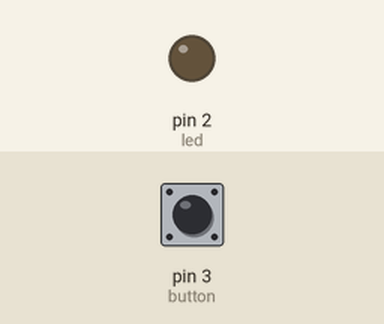
Recording of a sketch running on a simulated Arduino Uno, built with avr-gcc and run on an emulated ATmega328P. Shown: output pins drawn as LEDs (lit = HIGH). Inputs (shaded band) come from the test bench; at power-on: pin 3 (button) HIGH.

Above: at 1.2 s.
1.3 s: pin 3 (button) pulled LOW for 0.15 s
At 1.37 s:
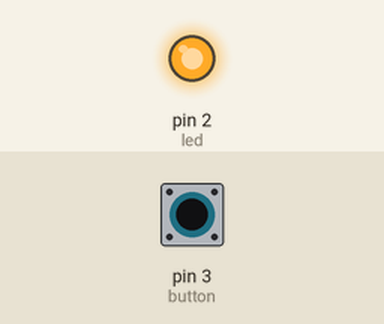
2.9 s: pin 3 (button) pulled LOW for 3.2 s
At 7.0 s:
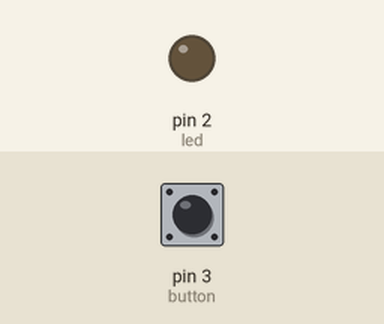
Timing chart, 0 to 8.5 s (numbered marks = the images above; inputs shaded):
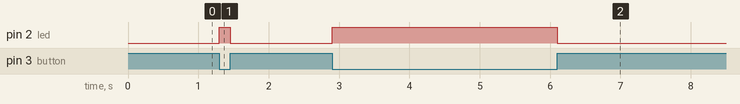

Measured:
- after the input at 1.3 s, pin 2 (led): LOW → HIGH at once, → LOW 0.15 s later
- after the input at 2.9 s, pin 2 (led): LOW → HIGH at once, → LOW 3.2 s later

The sketch:

led-button.ino
```cpp
const int led = 2;
const int button = 3;

void setup() {
  pinMode(led,OUTPUT);
  pinMode(button,INPUT);
  digitalWrite(led,HIGH);
}

void loop() {
  if (digitalRead(button) == LOW) {
    digitalWrite(led,HIGH);
  } else {
    digitalWrite(led,LOW);
  }
}
```
